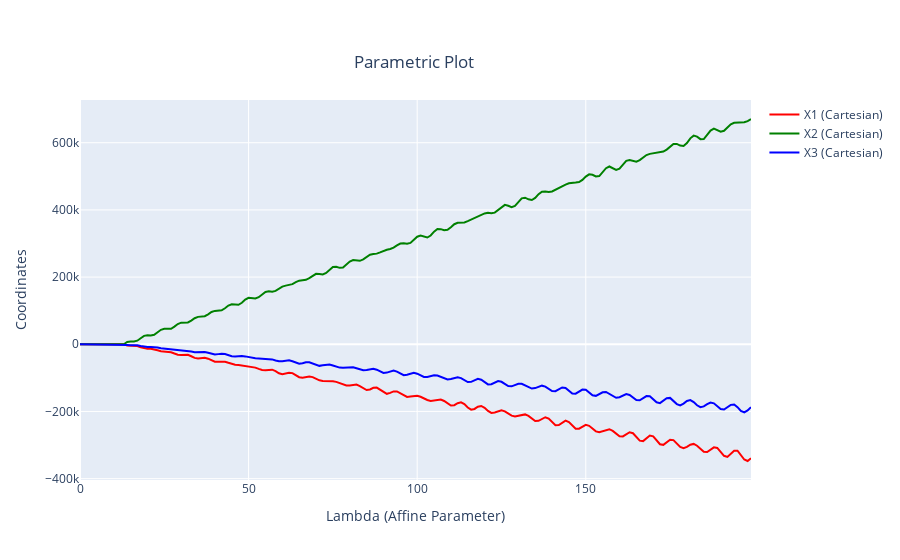

Notebook code for this chart:
### Code cell
gpl.clear () # Clear previous plot
gpl.parametric_plot(geod,colors=("red","green","blue"))
gpl.show()

### Figure 1 — Plotly figure (JSON) as saved in the notebook; plotly's stock layout.template omitted (floating-point values rounded to 4 significant figures; data arrays with more than 128 entries replaced by an {"elided": "..."} marker saying what was removed)
{"data": [{"line": {"color": "red", "width": 2}, "mode": "lines", "name": "X1 (Cartesian)", "type": "scatter", "x": {"elided": "200 int values"}, "y": {"elided": "200 float values"}}, {"line": {"color": "green", "width": 2}, "mode": "lines", "name": "X2 (Cartesian)", "type": "scatter", "x": {"elided": "200 int values"}, "y": {"elided": "200 float values"}}, {"line": {"color": "blue", "width": 2}, "mode": "lines", "name": "X3 (Cartesian)", "type": "scatter", "x": {"elided": "200 int values"}, "y": {"elided": "200 float values"}}], "layout": {"title": {"text": "Parametric Plot", "x": 0.46, "xanchor": "center", "y": 0.9, "yanchor": "top"}, "xaxis": {"title": {"text": "Lambda (Affine Parameter)"}}, "yaxis": {"title": {"text": "Coordinates"}}}}
